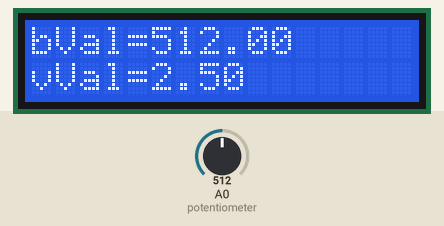
The sketch below on a simulated Arduino Uno, built with avr-gcc and run on an emulated ATmega328P. On the bench: 16×2 character LCD. Inputs (shaded band) come from the test bench; at power-on: A0 (potentiometer) = 512. What the sketch prints to the serial monitor is not drawn.

Above: at 1.2 s.
1.3 s: A0 (potentiometer) set to 108
At 1.9 s:
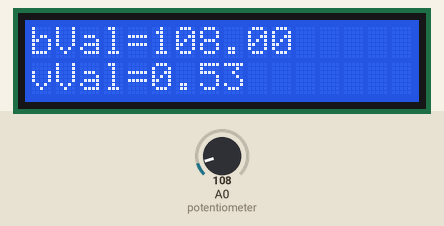
2.8 s: A0 (potentiometer) set to 89
At 3.2 s:
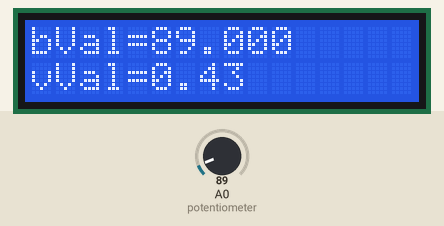
4.3 s: A0 (potentiometer) set to 122
At 5.1 s:
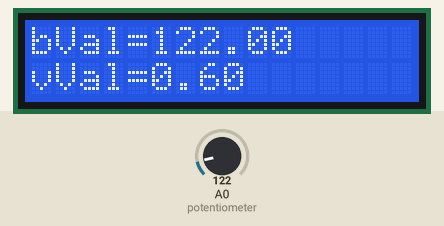
5.8 s: A0 (potentiometer) set to 0
At 6.5 s:
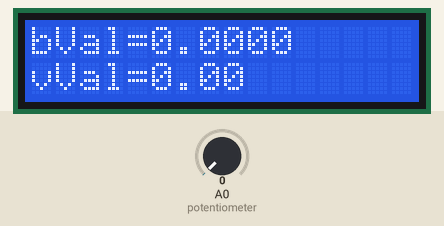
Timing chart, 0 to 8.3 s (numbered marks = the images above; inputs shaded):
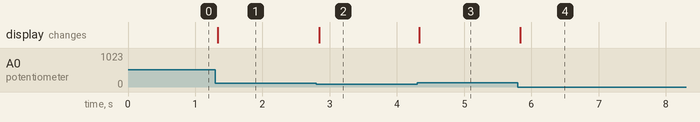

Measured:
- after the input at 1.3 s, the display: changes at once (image 1)
- after the input at 2.8 s, the display: changes at once (image 2)
- after the input at 4.3 s, the display: changes at once (image 3)
- after the input at 5.8 s, the display: changes at once (image 4)

The sketch:

value_and_voltage_on_the_same_screen__1__copy_20230318220921.ino
```cpp
/* Connect LCD and display bitvalue and voltage value on the same screen
Connect LCD and Display bitvalue and voltage on the same screen
The objective of this program is to become familiar with libraries in Arduino using the LiquidCrystal library.
This program displays the bit and voltage value on the same screen on LCD scree and
these values are also displays on the Serial Monitor for troubleshooting purposes.
*/

// include the library code:
#include <LiquidCrystal.h>

// initialize the library by associating any needed LCD interface pin
// with the arduino pin number it is connected to
const int rs = 12, en = 11, d4 = 5, d5 = 4, d6 = 3, d7 = 2;
LiquidCrystal lcd(rs, en, d4, d5, d6, d7);

float pM = A0;    //potentiometer connected to analog pin A0
float x;          //declare a variable to hold voltage value

void setup() {
  lcd.begin(16, 2);       //set up the LCD's number of columns and rows
  Serial.begin(9600);     //initialize Serial Monitor with baud rate of 9600
}

void loop() {
  pM = analogRead(A0);     //reads the analog value of potentiometer
  x = (pM/1023.0)*5.0;     //calculates the corresponding voltage value from the potentiometer reading

//display the bit value on the LCD screen
  lcd.setCursor(0, 0);       //set the cursor posistion to column 0, row 0
  lcd.print("bVal=");        //print the label bVal=
  lcd.print(pM);             //display the bit value

//display the voltage value on the LCD screen
  lcd.setCursor(0, 1);       //set the cursor posistion to column 0, row 1
  lcd.print("vVal=");        //print the label vVal=
  lcd.print(x);              //display the voltage value

//display voltage and bit value on the serial monitor
  Serial.print("bVal=");     //print the label bVal=
  Serial.print(pM);          //display the bit value
  Serial.print("\t");        //add a tab space for easier reading
  Serial.print("vVal=");     //print the label vVal=
  Serial.println(x);         //display the voltage value
}
```
